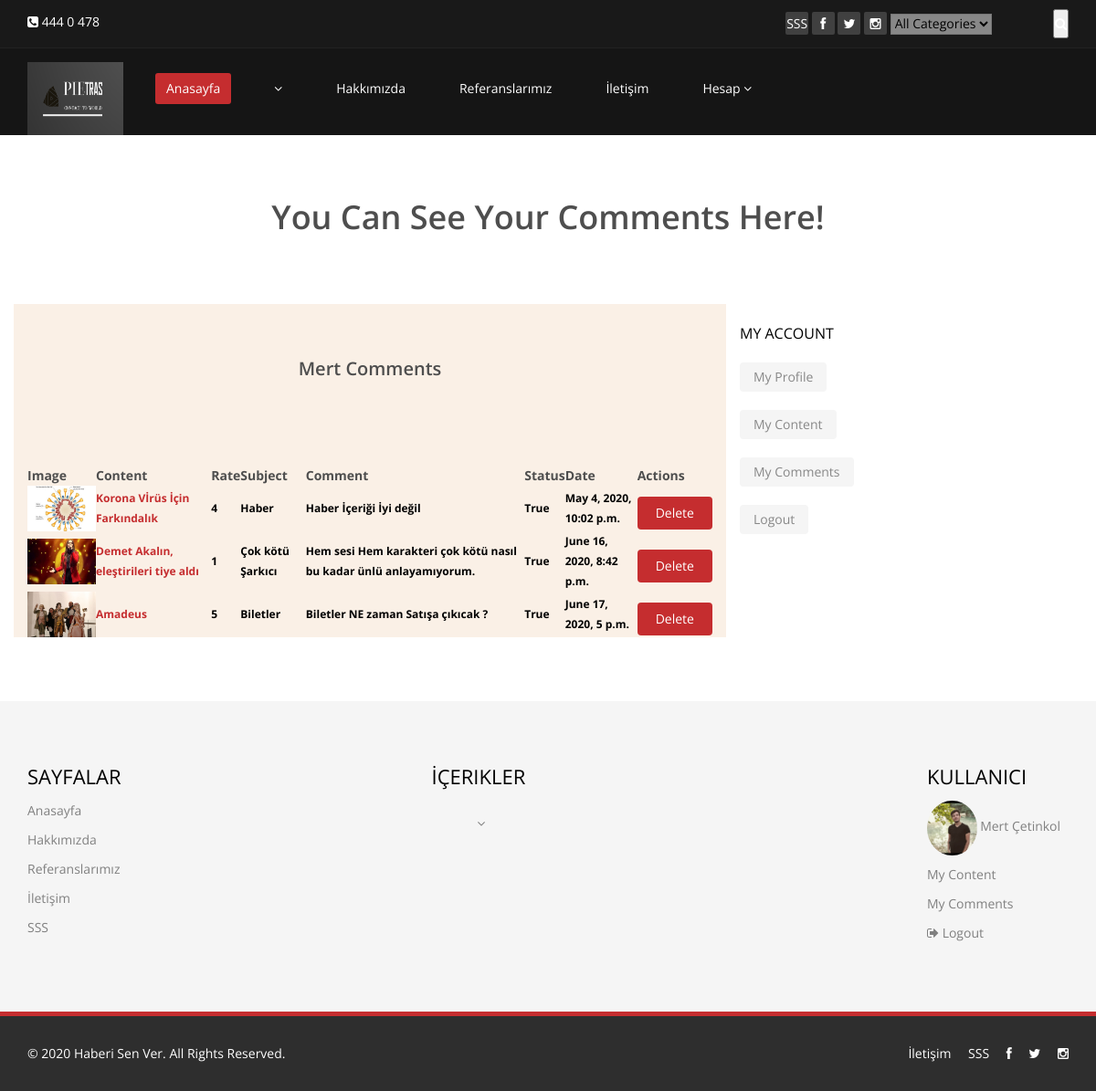
Before: /user/comments/ (signed in) with the older database file.
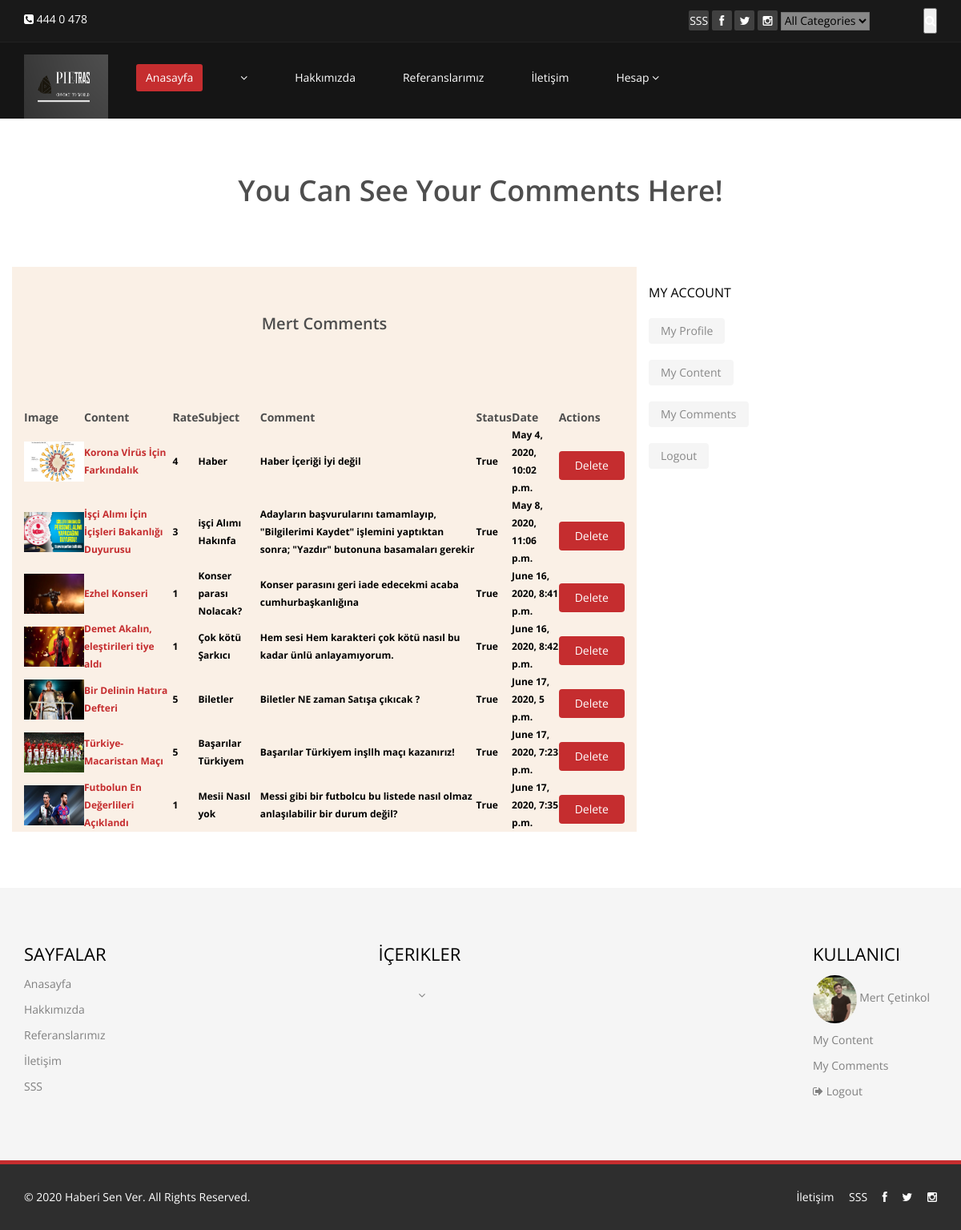
After: the same page with the newer database file.
### Home/models.py (models this page shows, shortened)
class Setting(models.Model):
    STATUS =(
        ('True', 'Evet'),
        ('False', 'Hayır'),
    )
    title = models.CharField(max_length=150)
    keywords = models.CharField(max_length=200)
    description = models.CharField(max_length=200)
    company = models.CharField(max_length=50)
    address = models.CharField(blank=True, max_length=150)
    phone = models.CharField(blank=True,max_length=15)
    fax = models.CharField(blank=True, max_length=15)
    email = models.CharField(blank=True, max_length=50)
    map = models.TextField(blank=True)
    smtpserver = models.CharField(blank=True, max_length=20)
    smtpemail = models.CharField(blank=True, max_length=20)
    smtppassword = models.CharField(blank=True, max_length=20)
    smtpport = models.CharField(blank=True, max_length=5)
    icon = models.ImageField(blank=True, upload_to='images/')
    facebook = models.CharField(max_length=50)
    twitter = models.CharField(max_length=50)
    instagram = models.CharField(max_length=50)
    aboutus = RichTextUploadingField(blank=True)
    contactus = RichTextUploadingField(blank=True)
    references = RichTextUploadingField(blank=True)
    status = models.CharField(max_length=10, choices=STATUS)
    created_at = models.DateTimeField(auto_now_add=True)
    updated_at = models.DateTimeField(auto_now=True)

class UserProfile(models.Model):
    user = models.OneToOneField(User, on_delete=models.CASCADE)
    phone = models.CharField(max_length=15)
    adress = models.CharField(max_length=150)
    city = models.CharField(max_length=150)
    country = models.CharField(max_length=150)
    image = models.ImageField(blank=True, upload_to='images/users/')
    def image_tag(self):
        return mark_safe('<img src="{}" height="50"/>'.format(self.image.url))
    image_tag.short_description = 'Image'

### news/models.py (models this page shows, shortened)
class Comment(models.Model):
    STATUS =(
        ('New', 'Yeni'),
        ('True', 'Evet'),
        ('False', 'Hayır'),
    )
    news = models.ForeignKey(News, on_delete=models.CASCADE) #relations with News
    user = models.ForeignKey(User, on_delete=models.CASCADE)  # relations with User
    subject = models.CharField(max_length=200)
    comment = models.CharField(max_length=200)
    rate = models.IntegerField(blank=True)
    status = models.CharField(max_length=10, choices=STATUS, default='New')
    ip = models.CharField(blank=True, max_length=30)
    created_at = models.DateTimeField(auto_now_add=True)
    updated_at = models.DateTimeField(auto_now=True)

class News(models.Model):
    STATUS =(
        ('True', 'Evet'),
        ('False', 'Hayır'),
    )
    TYPE = (
        ('Haber', 'Haber'),
        ('Etkinlik', 'Etkinlik'),
        ('Duyuru', 'Duyuru'),
    )
    category = models.ForeignKey(Category, on_delete=models.CASCADE) #relations with Category
    user = models.ForeignKey(User, on_delete=models.CASCADE, null=True)
    type = models.CharField(max_length=30, choices=TYPE, null=True)
    title = models.CharField(max_length=150)
    description = models.CharField(max_length=200)
    keyword = models.CharField(max_length=200)
    image = models.ImageField(blank=True, upload_to='images/')
    detail = RichTextUploadingField()
    status = models.CharField(max_length=10, choices=STATUS)
    slug = models.SlugField(null=False, unique=True)
    created_at = models.DateTimeField(auto_now_add=True)
    updated_at = models.DateTimeField(auto_now=True)
    def image_tag(self):
        return mark_safe('<img src="{}" height="40"/>'.format(self.image.url))
    image_tag.short_description = 'Image'

### user/views.py (the view)
# urls.py: path('comments/', views.comments, name='comments'),
@login_required(login_url='/login')
def comments(request):
    category = Category.objects.all()
    current_user = request.user
    comments = Comment.objects.filter(user_id=current_user.id)
    profile = User.objects.get(pk=current_user.id)
    setting = Setting.objects.get(pk=1)
    context = {
        'category': category,
        'comments': comments,
        'setting': setting,
        'profile': profile,
    }
    return render(request, 'user_comments.html', context)

### user/templates/user_comments.html (shortened to what this page needs)
{% extends 'homebase.html' %}
{% load static %}
{% block body%}
    <section id="blog" class="container">
        <div class="center">
            <h2> You Can See Your Comments Here!</h2>
        </div>
        <div class="blog">
            <div class="row">
                <div class="col-md-8" style="background-color: #faf0e6">
                    <h1 id="comments_title" class="center">{{ profile.first_name}} Comments</h1>
                    <div class="blog-content">
                        <table style="width: content-box">
                            <tr>
                                <th>Image</th>
                                <th>Content</th>
                                <th>Rate</th>
                                <th>Subject</th>
                                <th>Comment</th>
                                <th>Status</th>
                                <th>Date</th>
                                <th>Actions</th>
                            </tr>
                            {% for rs in comments %}
                                <tr>
                                    <th class="text-left">
                                        <a href="/news/{{ rs.news.id }}/{{ rs.news.id }}"> <img src="{{ rs.news.image.url }}"style="height: 50px; width: 75px"></a>
                                    </th>
                                    <th class="text-left">
                                        <a href="/news/{{ rs.news.id }}/{{ rs.news.slug }}"> {{ rs.news.title}} </a>
                                    </th>
                                    <th class="text-left" style="color: black"> {{ rs.rate }} </a> </th>
                                    <th class="text-left" style="color: black">{{ rs.subject }} </a> </th>
                                    <th class="text-left" style="color: black">{{ rs.comment }} </a> </th>
                                    <th class="text-left" style="color: black">{{ rs.status }} </a> </th>
                                    <th class="text-left" style="color: black">{{ rs.created_at }} </a> </th>
                                    <th class="text-left">
                                        <a class="btn btn btn-primary button" href="/user/deletecomment/{{ rs.id }}" onclick="return confirm('Will be Delete! Are you sure?')"> Delete</a>
                                    </th>
                                </tr>
                            {% endfor %}
                        </table>
                    </div>
                </div>
                <aside class="col-md-4">
                    {% include 'userpanel.html' %}
                </aside>
            </div>
        </div>
    </section>
{% endblock %}

### Home/templates/homebase.html (shortened to what this page needs)
<!DOCTYPE html>
<html lang="en">
<head>
    {% load static %}
    <link href="{% static 'css/bootstrap.min.css'%}" rel="stylesheet">
    <link href="{% static 'css/font-awesome.min.css'%}" rel="stylesheet">
    <link href="{% static 'css/animate.min.css'%}" rel="stylesheet">
    <link href="{% static 'css/prettyPhoto.css'%}" rel="stylesheet">
    <link href="{% static 'css/main.css'%}" rel="stylesheet">
    <link href="{% static 'css/responsive.css'%}" rel="stylesheet">
    <link type="text/css" href="{% static 'css/star.css'%}" rel="stylesheet">
    <link rel="stylesheet" href="https://ajax.googleapis.com/ajax/libs/jqueryui/1.11.4/themes/smoothness/jquery-ui.css">
</head>
<body class="homepage">
{% include 'header.html' %}
{% block body %}        {% endblock %}
{% include 'footer.html' %}
</body>
</html>

### Home/templates/header.html (shortened to what this page needs)
{% load static %}
<header id="header">
    <div class="top-bar">
        <div class="container">
            <div class="row">
                <div class="col-sm-6 col-xs-4">
                    <div class="top-number"><p><i class="fa fa-phone-square"></i>  {{ setting.phone}}</p></div>
                </div>
                <div class="col-sm-6 col-xs-8">
                    <div class="social">
                        <ul class="social-share">
                            <li><a href="/SSS"> SSS</a></li>
                            <li><a href="{{ setting.facebook}}"><i class="fa fa-facebook"></i></a></li>
                            <li><a href="{{ setting.twitter}}"><i class="fa fa-twitter"></i></a></li>
                            <li><a href="{{ setting.instagram}}"><i class="fa fa-instagram"></i></a></li>
                        </ul>
                        <div class="search">
                            <form role="form" action="/search/" method="post">
                                {% load mptt_tags %}
                                <select style="background-color: #888888" name="catid" class="input search">
                                    <option value="0"> All Categories</option>
                                </select>
                                <input id="query" name="query" type="text" class="search-form" autocomplete="off" placeholder="Enter your Keywords">
                                <button class="search-btn"><i class="fa fa-search"></i></button>
                            </form>
                        </div>
                    </div>
                </div>
            </div>
        </div>
    </div>
    <nav class="navbar navbar-inverse" role="banner">
        <div class="container">
            <div class="navbar-header">
                <a class="navbar-brand" href="/"><img src="{% static 'images/logom1.png' %}" style="height: 60pt;width: 105px;" alt="logo"></a>
                <ul class="nav navbar-nav">
                    <li class="active"><a href="/">Anasayfa</a></li>
                    {% load mptt_tags %}
                    {% recursetree category %}
                        <li class="dropdown">
                            <a href="/category/{{ node.id }}/{{ node.slug }}" {% if not node.is_leaf_node %} class="dropdown" {% endif %}>{{ node.title }}  {% if not node.is_leaf_node %}<i class="fa fa-angle-down"></i>{% endif %}</a>
                        </li>
                    {% endrecursetree %}
                    <li><a href="/hakkimizda">Hakkımızda</a></li>
                    <li><a href="/referanslar">Referanslarımız</a></li>
                    <li><a href="/iletisim">İletişim</a></li>
                    {% if user.id is not None %}
                        <li class="dropdown">
                            <a href="#" class="dropdown-toggle" data-toggle="dropdown">Hesap  <i class="fa fa-angle-down"></i></a>
                        </li>
                    {% endif %}
                </ul>
            </div>
        </div>
    </nav>
</header>

### user/templates/userpanel.html (shortened to what this page needs)
<div class="widget categories">
    <h3>My Account</h3>
    <div class="row">
        <div class="col-sm-5">
            <ul class="blog_category">
                <li><a href="/user">My Profile </a></li>
                <li><a href="/user/mynews">My Content </a></li>
                <li><a href="/user/comments/">My Comments </a></li>
                <li><a href="/logout">Logout </a></li>
            </ul>
        </div>
    </div>
</div>

### Home/templates/footer.html (shortened to what this page needs)
{% load static %}
<section id="bottom">
    <div class="container wow fadeInDown" data-wow-duration="1000ms" data-wow-delay="600ms">
        <div class="row">
            <div class="col-md-3 col-sm-8">
                <div class="widget">
                    <h3>Sayfalar</h3>
                    <ul>
                        <li class="active"><a href="/">Anasayfa</a></li>
                        <li><a href="/hakkimizda">Hakkımızda</a></li>
                        <li><a href="/referanslar">Referanslarımız</a></li>
                        <li><a href="/iletisim">İletişim</a></li>
                        <li><a href="/SSS"> SSS</a></li>
                    </ul>
                </div>
            </div>
            <div class="col-md-3 col-sm-8" style="margin-left: 150px">
                <div class="widget">
                    <h3>İçerikler</h3>
                    <ul class="nav navbar-nav">
                        {% load mptt_tags %}
                        {% recursetree category %}
                            <li class="dropdown">
                                <a href="/category/{{ node.id }}/{{ node.slug }}" {% if not node.is_leaf_node %} class="dropdown" {% endif %}>{{ node.title }}  {% if not node.is_leaf_node %}<i class="fa fa-angle-down"></i>{% endif %}</a>
                            </li>
                        {% endrecursetree %}
                </div>
            </div>
            <div style="margin-left: 1000px">
                <div class="widget">
                    <h3>Kullanıcı</h3>
                    {% if user.id is not None %}
                        <ul >
                            <li><a href="/user"><img src="{{ user.userprofile.image.url}}" height="60px" class="img-circle"> {{user.first_name}} {{user.last_name}} </a></li>
                            <li><a href="/user/mynews">My Content </a></li>
                            <li><a href="/user/comments/">My Comments </a></li>
                            <li><a href="/logout/"><i class="fa fa-sign-out"> </i>  Logout</a></li>
                        </ul>
                    {% else %}
                        <ul >
                            <li><a href="/login/"><i class="fa fa-unlock"> </i>  Login</a></li>
                            <li><a href="/register/"><i class="fa fa-sign-in"> </i>  Sign up</a></li>
                        </ul>
                    {% endif %}
                </div>
            </div>
        </div>
    </div>
</section>
<footer id="footer" class="midnight-blue">
    <div class="container">
        <div class="row">
            <div class="col-sm-6">
                &copy; 2020 <a target="_blank" href="/hakkimizda" title="The Best Content Producer Web Site of the World!">{{setting.company}}</a>. All Rights Reserved.
            </div>
            <div class="col-sm-6">
                <ul class="pull-right">
                    <li><a href="/iletisim">İletişim</a></li>
                    <li><a href="/SSS">SSS</a></li>
                    <li><a href="{{ setting.facebook}}"><i class="fa fa-facebook"></i></a></li>
                    <li><a href="{{ setting.twitter}}"><i class="fa fa-twitter"></i></a></li>
                    <li><a href="{{ setting.instagram}}"><i class="fa fa-instagram"></i></a></li>
                </ul>
            </div>
        </div>
    </div>
</footer>

Changed rows visible on the page:
now on this page (row edited): Comment: news.image (picture), news "İşçi Alımı İçin İçişleri Bakanlığı Duyurusu", rate "3", subject "işçi Alımı Hakınfa", comment "Adayların başvurularını tamamlayıp, \"Bilgilerimi Kaydet\" işlemini yaptıktan sonra; \"Yazdır\" butonuna basamaları gerekir", status "True", created_at "May 8, 2020, 11:06 p.m."
now on this page (row edited): Comment: news.image (picture), news "Ezhel Konseri", rate "1", subject "Konser parası Nolacak?", comment "Konser parasını geri iade edecekmi acaba cumhurbaşkanlığına", status "True", created_at "June 16, 2020, 8:41 p.m."
changed Comment "Biletler": news.image: a different picture; news "Amadeus" → "Bir Delinin Hatıra Defteri"
added Comment: news.image (picture), news "Türkiye-Macaristan Maçı", rate "5", subject "Başarılar Türkiyem", comment "Başarılar Türkiyem inşllh maçı kazanırız!", status "True", created_at "June 17, 2020, 7:23 p.m."
added Comment: news.image (picture), news "Futbolun En Değerlileri Açıklandı", rate "1", subject "Mesii Nasıl yok", comment "Messi gibi bir futbolcu bu listede nasıl olmaz anlaşılabilir bir durum değil?", status "True", created_at "June 17, 2020, 7:35 p.m."
